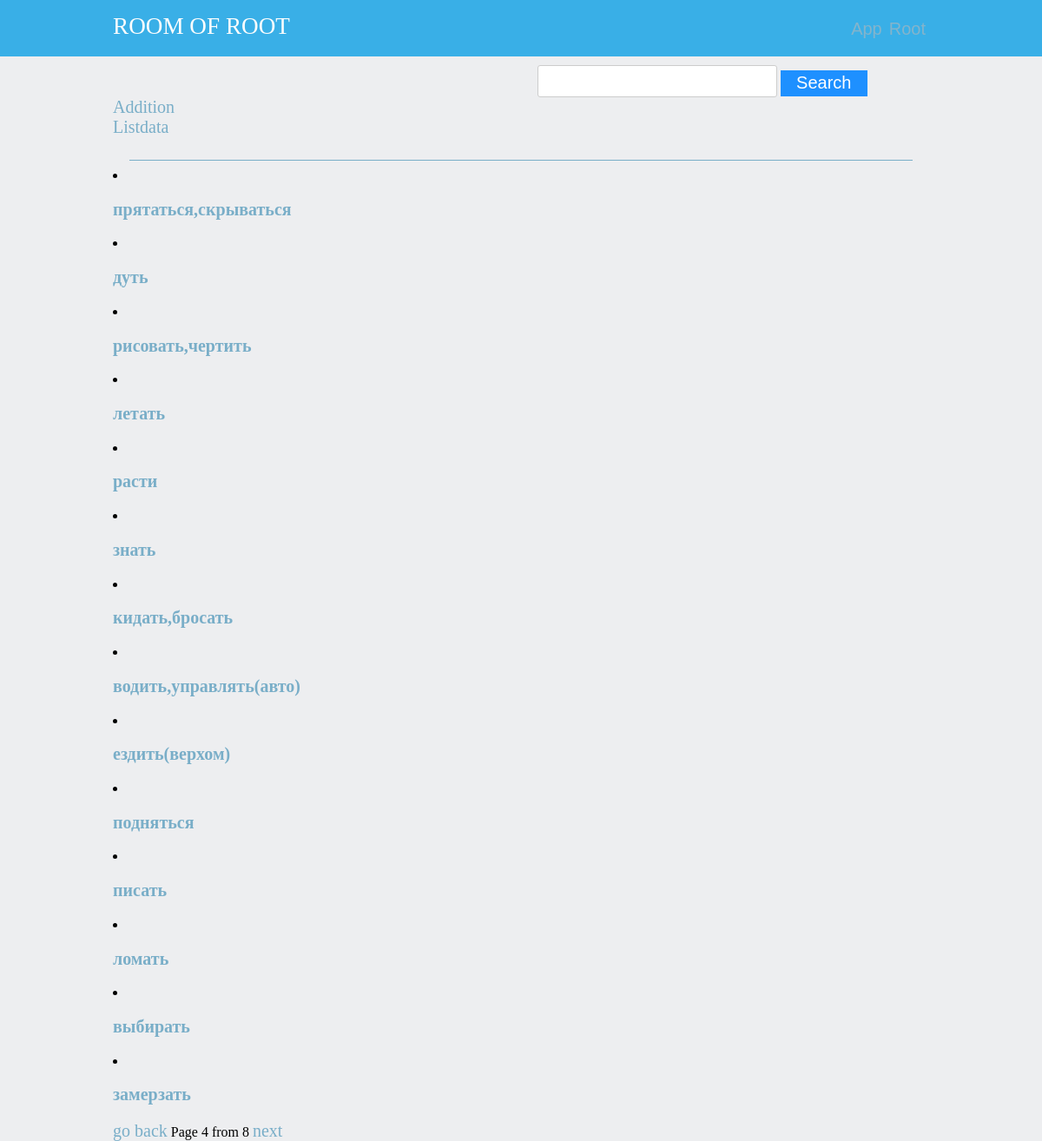
Screenshot of /listdata/?page=4 (signed in) with the database file from the repository.
### app/models.py (models this page shows, shortened)
class Word(models.Model):
    russia = models.CharField(max_length=255)
    english = models.CharField(max_length=255)
    buttons = models.CharField(max_length=255, null=True)

### app/views.py (the view)
# urls.py: url(r'^listdata/$', views.listdata, name='listdata'),
def listdata(request):
    if not request.user.is_authenticated():
        return HttpResponseNotFound('<h1>Page not found</h1>')
    data = Word.objects.all()
    paginator = Paginator(data, 14)
    page = request.GET.get('page')
    try:
        data = paginator.page(page)
    except PageNotAnInteger:
        data = paginator.page(1)
    except EmptyPage:
        data = paginator.page(paginator.num_pages)
    return render(request, 'app/listdata.html', {'data': data})

### app/templates/app/listdata.html (shortened to what this page needs)
{% include 'app/head_for_admin.html' %}
{% load staticfiles %}
<!DOCTYPE html>
<html lang="en">
<head>
    <link rel="stylesheet" href="{% static 'app/css/rootroom.css' %}">
</head>
<body>
    <br>
    <div class="container">
    <hr width="900" size="0" color="#79AEC8" />
    {% for obj in data %}
    <li>
    <h3><a href="{% url 'data_edit' pk=obj.pk %}">{{ obj.russia }}</a></h3>
    </li>
    {% endfor %}
    {% if data.has_previous %}
    <a href="?page={{ data.previous_page_number }}">go back</a>
    {% endif %}
    Page {{ data.number }} from {{ data.paginator.num_pages }}
    {% if data.has_next %}
    <a href="?page={{ data.next_page_number }}">next</a>
    {% endif %}
    </div>
</body>
</html>

### app/static/app/css/style.css (style rules this page uses)
a { color: #79AEC8; outline: none; }
a:link { text-decoration: none; }
.container { width: 940px; margin: 0 auto; }

### app/static/app/css/rootroom.css (style rules this page uses)
body { margin: 0; padding: 1p; }
body { background-color: #EDEEF0; }
a { color: #79AEC8; font-size: 20px; outline: none; }
a:link { text-decoration: none; }

### rows the page displays
Word: russia "прятаться,скрываться"
Word: russia "дуть"
Word: russia "рисовать,чертить"
Word: russia "летать"
Word: russia "расти"
Word: russia "знать"
Word: russia "кидать,бросать"
Word: russia "водить,управлять(авто)"
Word: russia "ездить(верхом)"
Word: russia "подняться"
Word: russia "писать"
Word: russia "ломать"
Word: russia "выбирать"
Word: russia "замерзать"

### other values shown
{{ data.number }} "4"
{{ data.paginator.num_pages }} "8"
